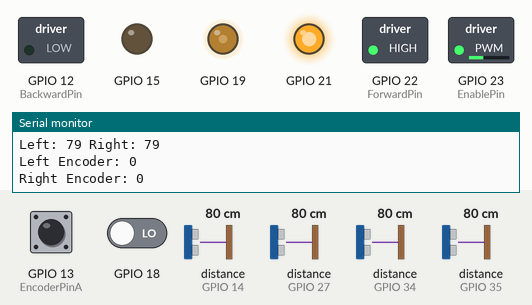
Recording of a sketch running on a simulated ESP32. Shown: switched loads named in the sketch (green lamp = pin HIGH), output pins drawn as LEDs (lit = HIGH), the last lines printed to the serial monitor. Wiring (inferred from the names in the program): 4 × ultrasonic range finder: trigger GPIO 25, echo GPIO 27 / trigger GPIO 26, echo GPIO 14 / trigger GPIO 32, echo GPIO 34 / trigger GPIO 33, echo GPIO 35. Inputs (shaded band) come from the test bench; at power-on: distance to the obstacle (sensors on GPIO 14, GPIO 27, GPIO 34, GPIO 35) 80 cm, GPIO 13 (EncoderPinA) HIGH, GPIO 18 LOW. The echo pulse lasts 58.3 µs per cm; pins used as bus, display or sensor lines are not drawn.

Above: at 3.7 s.
3.8 s: distance to the obstacle (sensor on GPIO 14) set to 13 cm
5.8 s: distance to the obstacle (sensor on GPIO 14) set to 10 cm
At 6.8 s:
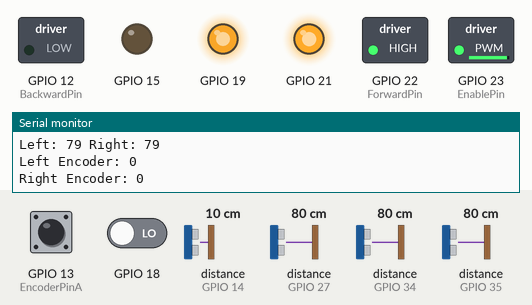
At 9.7 s:
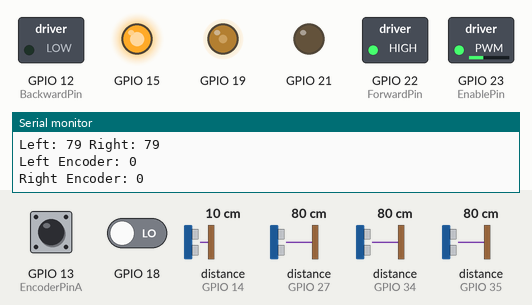
Timing chart, 0 to 11.2 s (numbered marks = the images above; inputs shaded):
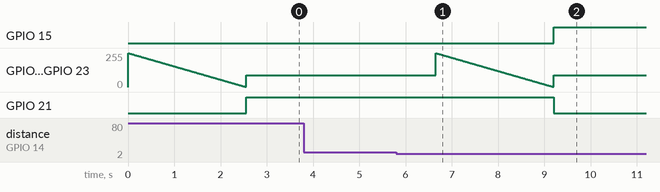

The sketch:

forward.ino
```cpp
#define TRIG_FRONT 26
#define ECHO_FRONT 14
#define TRIG_BACK 33
#define ECHO_BACK 35
#define TRIG_LEFT 25
#define ECHO_LEFT 27
#define TRIG_RIGHT 32
#define ECHO_RIGHT 34

#define MAX_DISTANCE 200
#define DETECT 10

#define TURNING_SPEED 90
#define MOVING_SPEED 90

struct motor{
    int EncoderPinA;
    int EncoderPinB;
    int ForwardPin;
    int BackwardPin;
    int EnablePin;
    int EncoderValue;
};
typedef struct motor motor;

motor leftMotor;
motor rightMotor;

int dir = 1;

float x_position = 0.0;
float y_position = 0.0;
int orientation = 0;
// 0 = Right
// 90 = Up
// 180 = Left
// 270 = Down

void IRAM_ATTR update_encoder_left() {
    if(digitalRead(leftMotor.EncoderPinA) > digitalRead(leftMotor.EncoderPinB)) {
        leftMotor.EncoderValue++;
    } else {
        leftMotor.EncoderValue--;
    }
}
void IRAM_ATTR update_encoder_right() {
    if(digitalRead(rightMotor.EncoderPinA) > digitalRead(rightMotor.EncoderPinB)) {
        rightMotor.EncoderValue++;
    } else {
        rightMotor.EncoderValue--;
    }
}

void initialize_motors() {
    leftMotor.EncoderPinA = 13; //C1
    leftMotor.EncoderPinB = 4; //C2
    leftMotor.ForwardPin = 22;
    leftMotor.BackwardPin = 12;
    leftMotor.EnablePin = 23;
    leftMotor.EncoderValue = 0;
    attachInterrupt(digitalPinToInterrupt(leftMotor.EncoderPinA), update_encoder_left, RISING);

    rightMotor.EncoderPinA = 18;
    rightMotor.EncoderPinB = 5;
    rightMotor.ForwardPin = 21;
    rightMotor.BackwardPin = 15;
    rightMotor.EnablePin = 19;
    rightMotor.EncoderValue = 0;
    attachInterrupt(digitalPinToInterrupt(rightMotor.EncoderPinA), update_encoder_right, RISING);
}

void forward() {
    digitalWrite(rightMotor.ForwardPin, HIGH);
    digitalWrite(rightMotor.BackwardPin, LOW);
    analogWrite(rightMotor.EnablePin, MOVING_SPEED);
    digitalWrite(leftMotor.ForwardPin, HIGH);
    digitalWrite(leftMotor.BackwardPin, LOW);
    analogWrite(leftMotor.EnablePin, MOVING_SPEED);
}

void stopMotors() {
    for(int i = 255; i > 0; i--) {
        analogWrite(leftMotor.EnablePin, i);
        analogWrite(rightMotor.EnablePin, i);
        delay(10);
    }
    digitalWrite(leftMotor.ForwardPin, LOW);
    digitalWrite(leftMotor.BackwardPin, LOW);
    digitalWrite(rightMotor.ForwardPin, LOW);
    digitalWrite(rightMotor.BackwardPin, LOW);
    // analogWrite(leftMotor.EnablePin, 0);
    // analogWrite(rightMotor.EnablePin, 0);
}

int getDistance(int trigPin, int echoPin) {
    digitalWrite(trigPin, LOW);
    delayMicroseconds(2);
    digitalWrite(trigPin, HIGH);
    delayMicroseconds(10);
    digitalWrite(trigPin, LOW);

    long duration = pulseIn(echoPin, HIGH);
    int distance = duration * 0.034 / 2;
    return (distance == 0) ? MAX_DISTANCE : distance;
    // return distance;
}

void setup() {
    initialize_motors();
    pinMode(leftMotor.ForwardPin, OUTPUT);
    pinMode(leftMotor.BackwardPin, OUTPUT);
    pinMode(leftMotor.EnablePin, OUTPUT);
    pinMode(rightMotor.ForwardPin, OUTPUT);
    pinMode(rightMotor.BackwardPin, OUTPUT);
    pinMode(rightMotor.EnablePin, OUTPUT);
    pinMode(leftMotor.EncoderPinA, INPUT);
    pinMode(leftMotor.EncoderPinB, INPUT);
    pinMode(rightMotor.EncoderPinA, INPUT);
    pinMode(rightMotor.EncoderPinB, INPUT);

    pinMode(TRIG_FRONT, OUTPUT);
    pinMode(ECHO_FRONT, INPUT);
    pinMode(TRIG_BACK, OUTPUT);
    pinMode(ECHO_BACK, INPUT);
    pinMode(TRIG_LEFT, OUTPUT);
    pinMode(ECHO_LEFT, INPUT);
    pinMode(TRIG_RIGHT, OUTPUT);
    pinMode(ECHO_RIGHT, INPUT);

    Serial.begin(115200);

    stopMotors();
    forward();
}

void updatePosition(int movementType) {
    float distancePerRotation = 1.0;
    float distance = distancePerRotation * leftMotor.EncoderValue;

    switch (orientation)
    {
    case 0:
        x_position += (movementType == 1) ? distance : -distance;
        break;

    case 90:
        y_position += (movementType == 1) ? distance : -distance;
        break;

    case 180:
        x_position -= (movementType == 1) ? distance : -distance;
        break;

    case 270:
        y_position -= (movementType == 1) ? distance : -distance;
        break;
    }
    leftMotor.EncoderValue = 0;
    rightMotor.EncoderValue = 0;
}

void turnLeft() {
    for (int i = 0; i < 3; i++) {
        turnRight();
    }
}

void turnRight() {
    orientation = (orientation + 270) % 360;
    int targetLeft = leftMotor.EncoderValue + 30;
    int targetRight = rightMotor.EncoderValue - 30;

    digitalWrite(leftMotor.ForwardPin, HIGH);
    digitalWrite(leftMotor.BackwardPin, LOW);
    analogWrite(leftMotor.EnablePin, TURNING_SPEED);

    digitalWrite(rightMotor.ForwardPin, LOW);
    digitalWrite(rightMotor.BackwardPin, HIGH);
    analogWrite(rightMotor.EnablePin, TURNING_SPEED);

    while (leftMotor.EncoderValue < targetLeft && rightMotor.EncoderValue > targetRight) {
        delay(10);
    }

    stopMotors();
}

void backward() {
    turnRight();
    turnRight();
    forward();
}

int flag = 0;

void loop() {
    int distanceFront = getDistance(TRIG_FRONT, ECHO_FRONT);
    int distanceBack = getDistance(TRIG_BACK, ECHO_BACK);
    int distanceLeft = getDistance(TRIG_LEFT, ECHO_LEFT);
    int distanceRight = getDistance(TRIG_RIGHT, ECHO_RIGHT);

    Serial.print("Front: ");
    Serial.print(distanceFront);
    Serial.print(" Back: ");
    Serial.println(distanceBack);
    Serial.print("Left: ");
    Serial.print(distanceLeft);
    Serial.print(" Right: ");
    Serial.println(distanceRight);
    Serial.println();

    Serial.print("Left Encoder: ");
    Serial.println(leftMotor.EncoderValue);
    Serial.print("Right Encoder: ");
    Serial.println(rightMotor.EncoderValue);
    Serial.println();

    if (flag == 0) {
        if (distanceFront > DETECT) {
            forward();
        } else {
            stopMotors();
            turnLeft();
            flag = 1;
        }
    } else if (flag == 1) {
        if (distanceFront > DETECT) {
            forward();
            flag = 0;
        } else {
            stopMotors();
            turnLeft();
            flag = 2;
        }
    } else if (flag == 2) {
        if (distanceBack > DETECT) {
            backward();
        } else {
            stopMotors();
            turnRight();
            flag = 3;
        }
    } else if (flag == 3) {
        if (distanceBack > DETECT) {
            backward();
            flag = 2;
        } else {
            stopMotors();
            turnRight();
            flag = 0;
        }
    }

    delay(1000);
}
```

Measured:
- the behaviour switches between 12 and 11 cm on distance to the obstacle (sensor on GPIO 14) (found by bisection; images 0 and 1)
- after the input at 5.8 s, GPIO 15: LOW → HIGH after 3.4 s; GPIO 21: HIGH → LOW after 3.4 s
